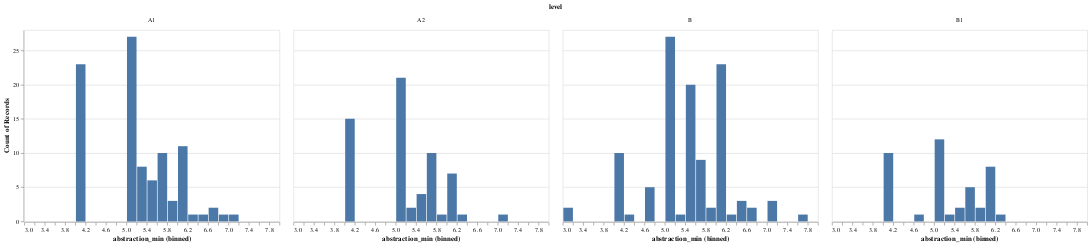

Notebook source saved alongside this figure:
### Markdown cell above
##### Show the distribution by level

### Code cell
level_da_df = pd.DataFrame(level_degree_abstraction)
alt.Chart(level_da_df).mark_bar().encode(x = alt.X('abstraction_min', bin = alt.Bin(maxbins = 30)), y = 'count()').facet('level')

### Figure 1 — Vega-Lite specification as saved in the notebook (floating-point values rounded to 4 significant figures; data arrays with more than 128 entries replaced by an {"elided": "..."} marker saying what was removed)
{"config": {"view": {"continuousWidth": 400, "continuousHeight": 300}}, "data": {"name": "data-82087d56ddc8559b10f2dc887640ee4a"}, "facet": {"type": "nominal", "field": "level"}, "spec": {"mark": "bar", "encoding": {"x": {"type": "quantitative", "bin": {"maxbins": 30}, "field": "abstraction_min"}, "y": {"type": "quantitative", "aggregate": "count"}}}, "$schema": "https://vega.github.io/schema/vega-lite/v4.8.1.json", "datasets": {"data-82087d56ddc8559b10f2dc887640ee4a": {"elided": "308 records"}}}
